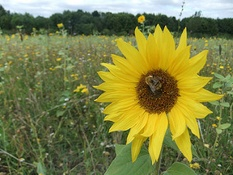
#> input picture filter_implementations/sunflower.jpg, 233 x 175 px, shrunk from 320 x 240 before the run
$ jupyter execute canny_edge_detector.ipynb   (shell and % lines are left out)   (older library calls are emulated)
#> lines starting #> are read from the running program, lines starting #| are printed output that depends on the picture; after the words box and inside, x2 and y2 are one past the last pixel; in counts of white or black regions, pixels touching at a corner belong together
### Custom Canny Edge Detector

[cell 1]
import numpy as np
import os
import cv2
%pylab inline
import matplotlib.pyplot as plt

[cell 2]
def see_input(path=None):
#> called with path = 'sunflower.jpg'
    pic = plt.imread(path)
#> pic is the input picture: shape (175, 233, 3); mean R, G, B 124.7, 128, 69
    plt.imshow(pic)

img = 'sunflower.jpg'
see_input(img)
plt.show()

[cell 3]
def Canny_detector(img, weak_th=None, strong_th=None):
#> called with img = 'sunflower.jpg'
    img = cv2.imread(img)
    img = cv2.cvtColor(img, cv2.COLOR_BGR2GRAY)
#> img: shape (175, 233)
    img=cv2.GaussianBlur(img,(5,5),1.2) #reducing noise
    gx = cv2.Sobel(np.float32(img), cv2.CV_64F, 1, 0,3)
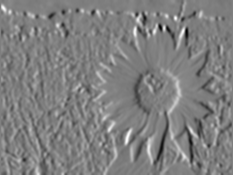
#> gx: shape (175, 233) float64; min -309, max 309, mean 0.2; drawn with min black and max white
    gy = cv2.Sobel(np.float32(img), cv2.CV_64F, 0, 1,3)
    mag, ang = cv2.cartToPolar(gx, gy,angleInDegrees=True)
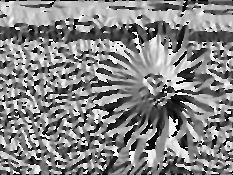
#> ang: shape (175, 233) float64; min 0, max 359.8, mean 188.2; drawn with min black and max white
    mag_max=np.max(mag)
#> mag_max = 401.5
    if not weak_th:weak_th=mag_max*0.1
#> weak_th = 40.15
    if not strong_th:strong_th=mag_max*0.5
#> strong_th = 200.8
    height,width=img.shape
#> height = 175; width = 233
    for i_x in range(width):
        for i_y in range(height):

            grad_ang=ang[i_y,i_x]
            grad_ang=abs(grad_ang-180) if abs(grad_ang)>180 else abs(grad_ang)

            #selecting the neigbours of the target pixel according to the gradient direction
            if grad_ang<=22.5:
                neighb_1_x,neighb_1_y=i_x-1,i_y
                neighb_2_x,neighb_2_y=i_x+1,i_y
            elif grad_ang>22.5 and grad_ang<=(22.5+45):
                neighb_1_x,neighb_1_y=i_x-1,i_y-1
                neighb_2_x,neighb_2_y=i_x+1,i_y+1
            elif grad_ang>(22.5+45) and grad_ang<=(22.5+90):
                neighb_1_x,neighb_1_y=i_x,i_y-1
                neighb_2_x,neighb_2_y=i_x,i_y+1
            elif grad_ang>(22.5+90) and grad_ang<=(22.5+135):
                neighb_1_x,neighb_1_y=i_x-1,i_y+1
                neighb_2_x,neighb_2_y=i_x+1,i_y-1
            elif grad_ang>(22.5+135) and grad_ang<=(22.5+180):
                neighb_1_x,neighb_1_y=i_x-1,i_y
                neighb_2_x,neighb_2_y=i_x+1,i_y

            #Non-maximum supression step
            if width>neighb_1_x>=0 and height>neighb_1_y>=0:
                if mag[i_y,i_x]<mag[neighb_1_y,neighb_1_x]:
                    mag[i_y,i_x]=0
                    continue

            if width>neighb_2_x>=0 and height>neighb_2_y>=0:
                if mag[i_y,i_x]<mag[neighb_2_y,neighb_2_x]:
                    mag[i_y,i_x]=0
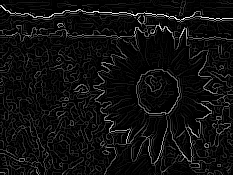
#> mag: shape (175, 233) float64; min 0, max 401.5, mean 24.4; drawn with min black and max white

    weak_ids=zeros_like(img)
    strong_ids=zeros_like(img)
    ids=zeros_like(img)

    #double thresholding step
    for i_x in range(width):
        for i_y in range(height):
            grad_mag=mag[i_y,i_x]
            if grad_mag<weak_th:
                mag[i_y,i_x]=0
            elif strong_th>grad_mag>=weak_th:
                ids[i_y,i_x]=1
            else:
                ids[i_y,i_x]=2
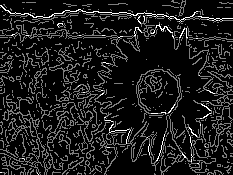
#> ids: shape (175, 233); min 0, max 2, mean 0.222; drawn with min black and max white
#> mag: shape (175, 233) float64; 15.86% of pixels changed, all inside (x1, y1, x2, y2) = (0, 0, 233, 175)


    return mag

[cell 4]
canny_img = Canny_detector(img)
plt.imshow(canny_img)
plt.show()

[cell 5]
img = "building.jpg"
canny_img = Canny_detector(img)
#> call 2 of Canny_detector, with img = 'building.jpg'
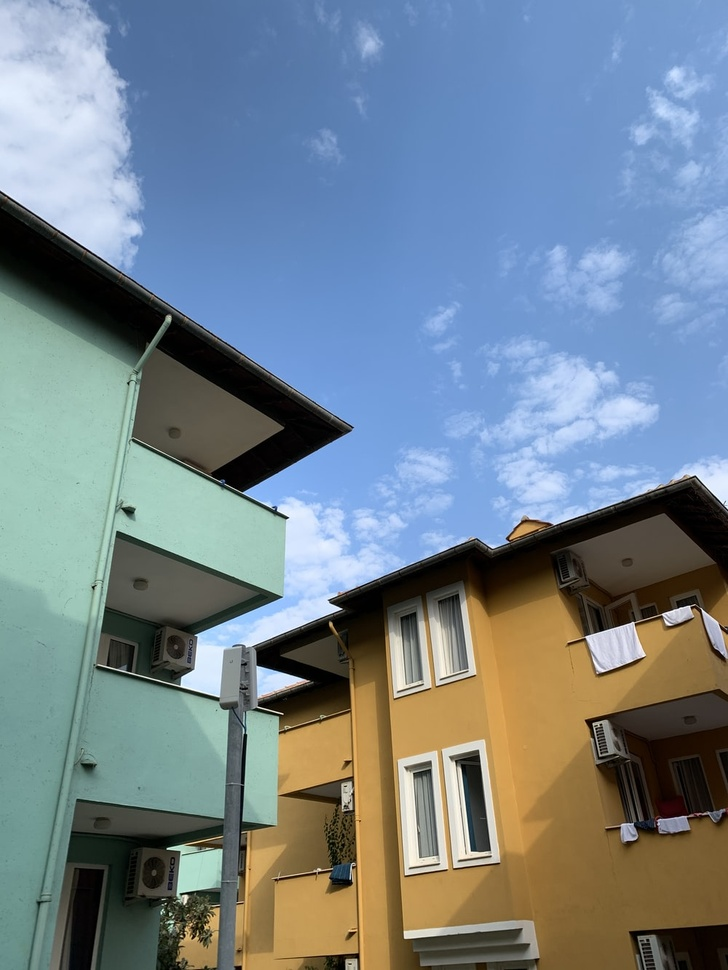
#> input picture filter_implementations/building.jpg, 728 x 970 px, shrunk from 1000 x 1333 before the run
#> in Canny_detector, img is the input picture: shape (970, 728, 3); mean B, G, R 142.7, 132.3, 117.5
#> in Canny_detector (call 2), `img = cv2.cvtColor(img, cv2.COLOR_BGR2GRAY)`:
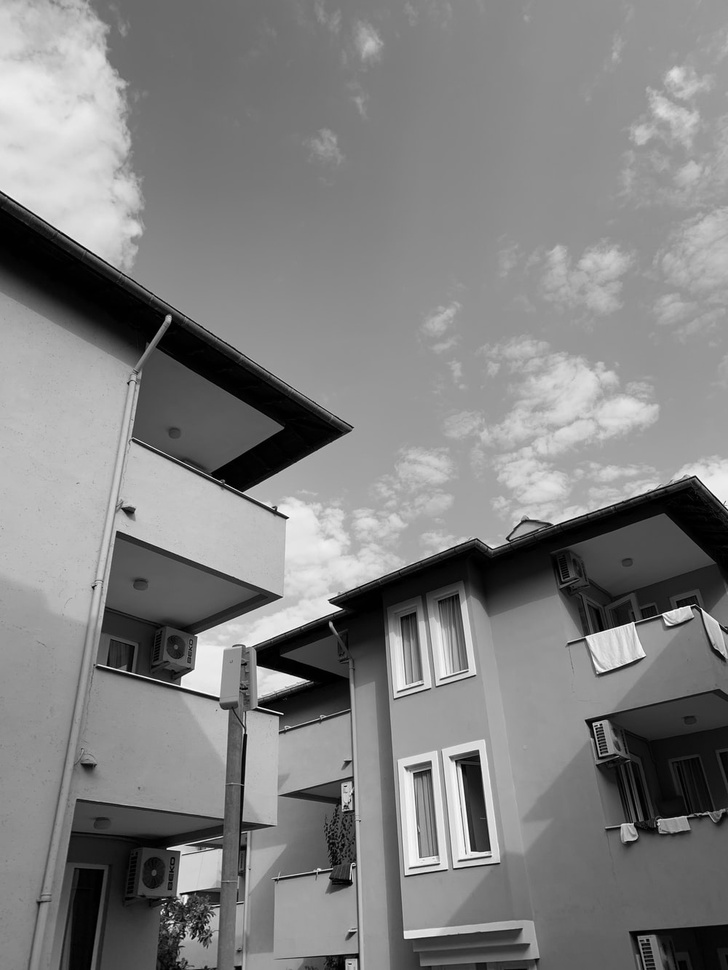
#> img: shape (970, 728); min 0, max 255, mean 129.1
#> in Canny_detector (call 2), `gy = cv2.Sobel(np.float32(img), cv2.CV_64F, 0, 1,3)`:
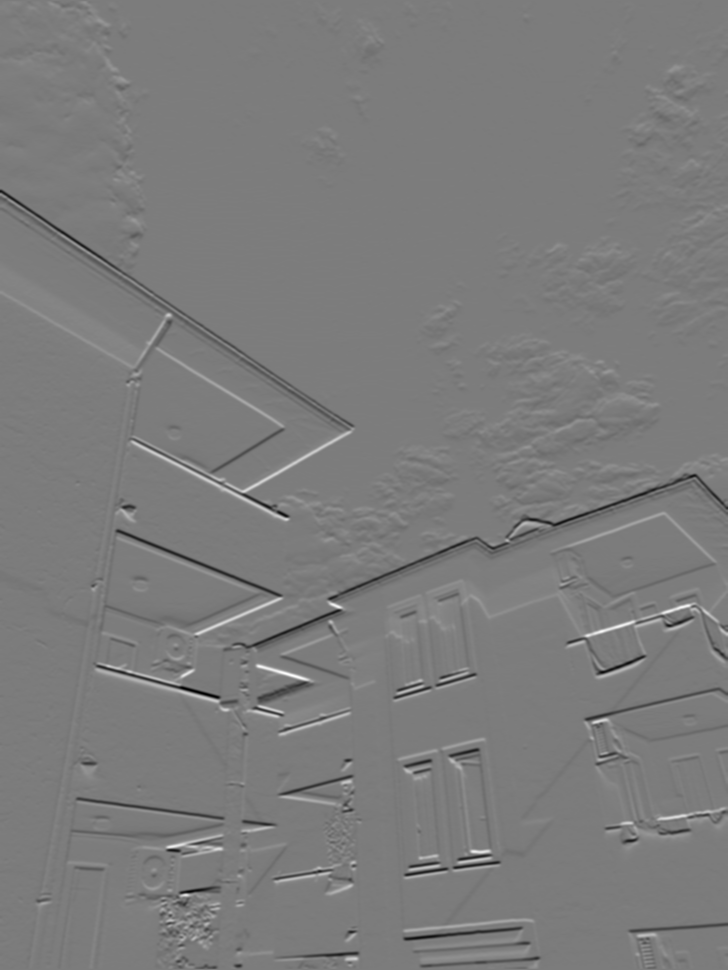
#> gy: shape (970, 728) float64; min -483, max 510, mean -0.5; drawn with min black and max white
#> in Canny_detector (call 2), `mag, ang = cv2.cartToPolar(gx, gy,angleInDegrees=True)`:
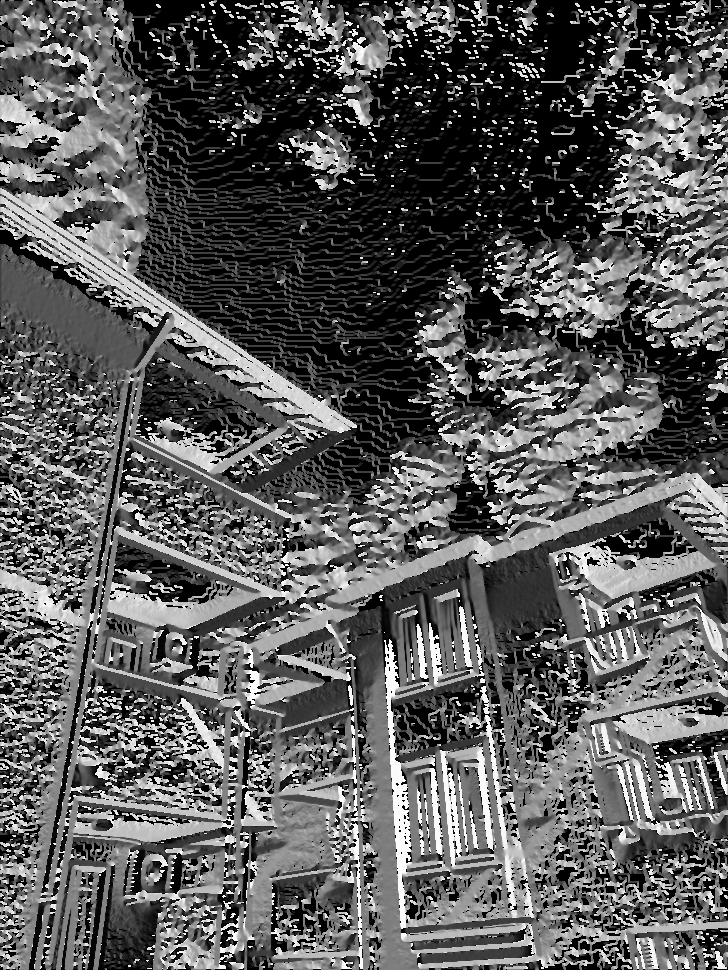
#> ang: shape (970, 728) float64; min 0, max 359.9, mean 128.6; drawn with min black and max white
#> in Canny_detector (call 2), `mag_max=np.max(mag)`: mag_max = 527.3
#> in Canny_detector (call 2), `if not weak_th:weak_th=mag_max*0.1`: weak_th = 52.73
#> in Canny_detector (call 2), `if not strong_th:strong_th=mag_max*0.5`: strong_th = 263.7
#> after the loop in Canny_detector (call 2), `for i_x in range(width):`:
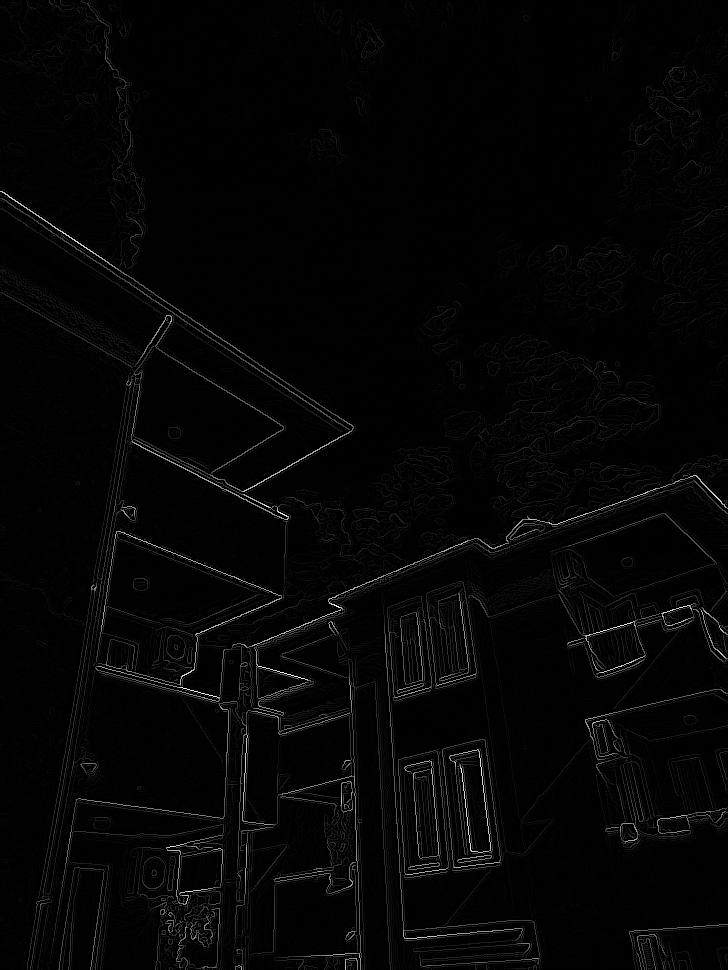
#> mag: shape (970, 728) float64; min 0, max 527.3, mean 9.7; drawn with min black and max white
#> after the loop in Canny_detector (call 2), `for i_x in range(width):`:
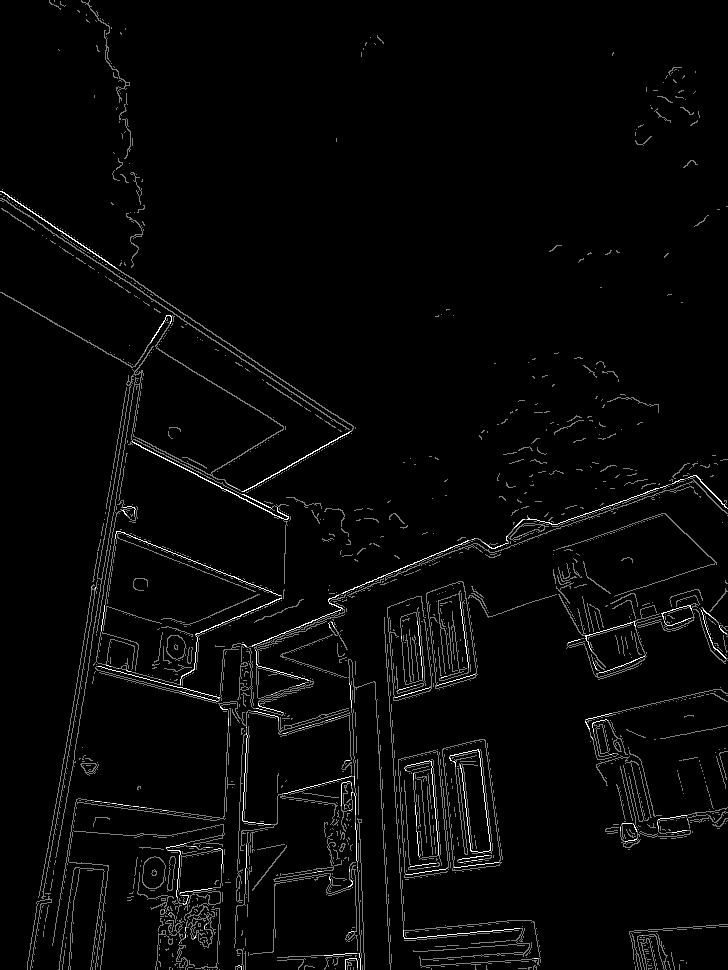
#> ids: shape (970, 728); min 0, max 2, mean 0.0527; drawn with min black and max white
